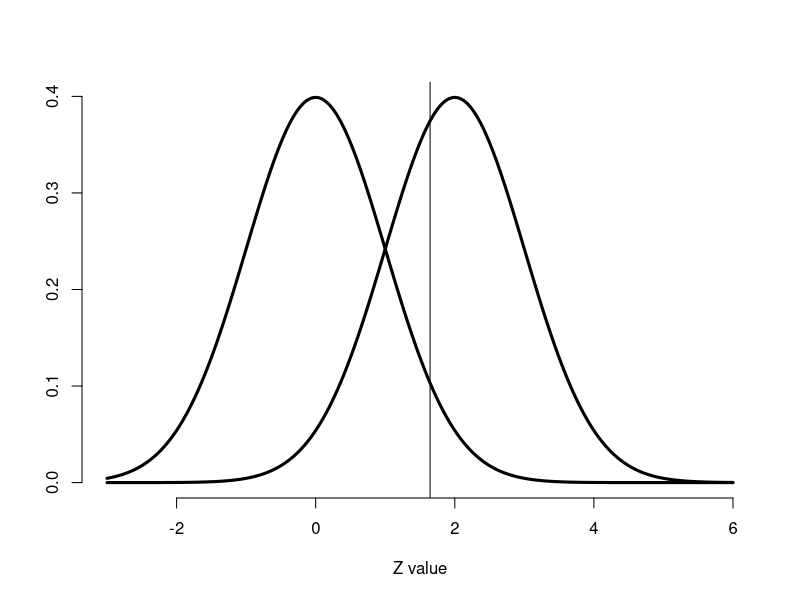

This figure's R source:
## ---- chunk 1
pnorm(-0.355, lower.tail = FALSE)
## ---- chunk 2
pnorm(1.645, mean=2, sd=1, lower.tail=F)
## ---- chunk 3
sigma <- 10; mu_0 = 0; mu_a = 2; n <- 100; alpha = .05
plot(c(-3, 6),c(0, dnorm(0)), type = "n", frame = F, xlab = "Z value", ylab = "")
xvals <- seq(-3, 6, length = 1000)
lines(xvals, dnorm(xvals), type = "l", lwd = 3)
lines(xvals, dnorm(xvals, mean = sqrt(n) * (mu_a - mu_0) / sigma), lwd =3)
abline(v = qnorm(1 - alpha))
## ---- chunk 4
power.t.test(n = 16, delta = 2 / 4, sd=1, type = "one.sample",  alt = "one.sided")$power
## ---- chunk 5
power.t.test(n = 16, delta = 2, sd=4, type = "one.sample",  alt = "one.sided")$power
## ---- chunk 6
power.t.test(n = 16, delta = 100, sd=200, type = "one.sample", alt = "one.sided")$power
## ---- chunk 7
power.t.test(power = .8, delta = 2 / 4, sd=1, type = "one.sample",  alt = "one.sided")$n
## ---- chunk 8
power.t.test(power = .8, delta = 2, sd=4, type = "one.sample",  alt = "one.sided")$n
power.t.test(power = .8, delta = 100, sd=200, type = "one.sample", alt = "one.sided")$n
